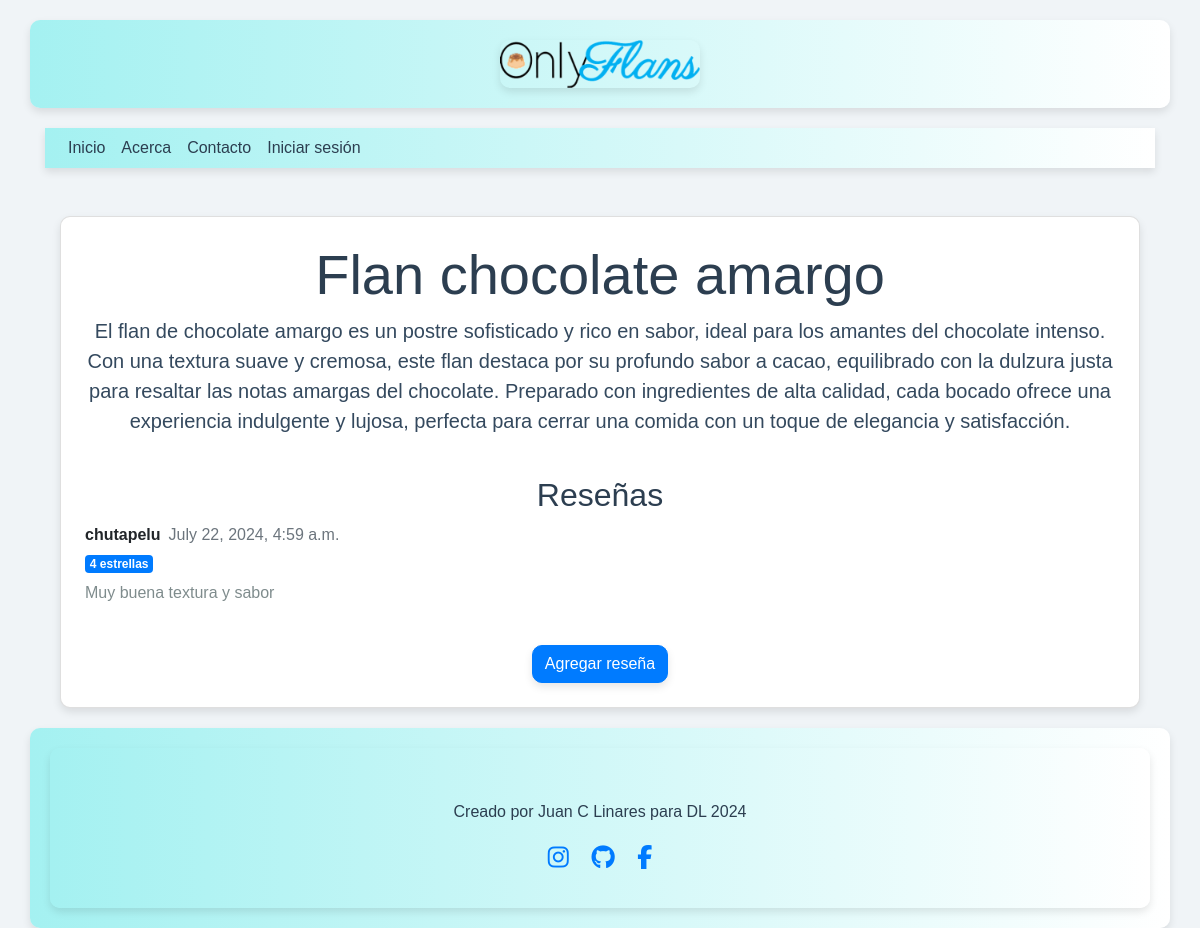
/flan/5/, run on the app's committed database.
### web/models.py (models this page shows, shortened)
class Flan(models.Model):
    flan_uuid=models.UUIDField()
    name= models.CharField(max_length=64)
    description=models.TextField(default='')
    image_url=models.URLField(default='')
    slug=models.SlugField(default='')
    is_private=models.BooleanField(default=True)

class Review(models.Model):
    flan = models.ForeignKey(Flan, related_name='reviews', on_delete=models.CASCADE)
    user = models.ForeignKey(User, on_delete=models.CASCADE)
    rating = models.IntegerField(choices=[(i, str(i)) for i in range(1, 6)])  # Calificación de 1 a 5
    comment = models.TextField()
    created_at = models.DateTimeField(auto_now_add=True)

### web/views.py (the view)
# urls.py: path('flan/<int:pk>/', views.flan_detail, name='flan_detail'),
def flan_detail(request, pk):
    flan = get_object_or_404(Flan, pk=pk)
    reviews = flan.reviews.all()
    return render(request, 'flan_detail.html', {'flan': flan, 'reviews': reviews})

### web/templates/flan_detail.html
{% extends 'base.html' %}
{% block content %}
<div class="container mt-5">
    <div class="card p-4" style="box-shadow: 0 4px 8px rgba(0, 0, 0, 0.1); border-radius: 10px;">
        <div class="text-center mb-4">
            <h1 class="display-4" style="font-family: 'Arial', sans-serif; color: #2c3e50;">{{ flan.name }}</h1>
            <p class="lead" style="font-size: 1.25rem; color: #34495e;">{{ flan.description }}</p>
        </div>
        <div class="mb-4">
            <h2 class="text-center" style="font-family: 'Arial', sans-serif; color: #2c3e50;">Reseñas</h2>
            <ul class="list-unstyled">
                {% for review in reviews %}
                    <li class="mb-3">
                        <div class="d-flex align-items-start mb-2">
                            <strong class="mr-2">{{ review.user.username }}</strong>
                            <span class="text-muted">{{ review.created_at }}</span>
                        </div>
                        <div class="d-flex align-items-center mb-2">
                            <span class="badge badge-primary mr-2">{{ review.rating }} estrellas</span>
                        </div>
                        <p style="font-size: 1rem; color: #7f8c8d;">{{ review.comment }}</p>
                    </li>
                {% empty %}
                    <li class="text-center">No hay reseñas todavía.</li>
                {% endfor %}
            </ul>
        </div>
        <div class="text-center">
            <a href="{% url 'add_review' flan.pk %}" class="btn btn-primary" style="border-radius: 10px; box-shadow: 0 4px 8px rgba(0, 0, 0, 0.1);">Agregar reseña</a>
        </div>
    </div>
</div>
{% endblock %}

### web/templates/base.html (style rules this page uses)
body { font-family: 'Arial', sans-serif; background-color: #f0f4f7; }
.container { margin-top: 20px; }

### data on the page
Flan: name "Flan chocolate amargo", description "El flan de chocolate amargo es un postre sofisticado y rico en sabor, ideal para los amantes del chocolate intenso. Con una textura suave y cremosa, este flan destaca por su profundo sabor a cacao, equilibrado con la dulzura justa para resaltar las notas amargas del chocolate. Preparado con ingredientes de alta calidad, cada bocado ofrece una experiencia indulgente y lujosa, perfecta para cerrar una comida con un toque de elegancia y satisfacción."
Review: user.username "chutapelu", created_at "July 22, 2024, 4:59 a.m.", rating "4", comment "Muy buena textura y sabor"
